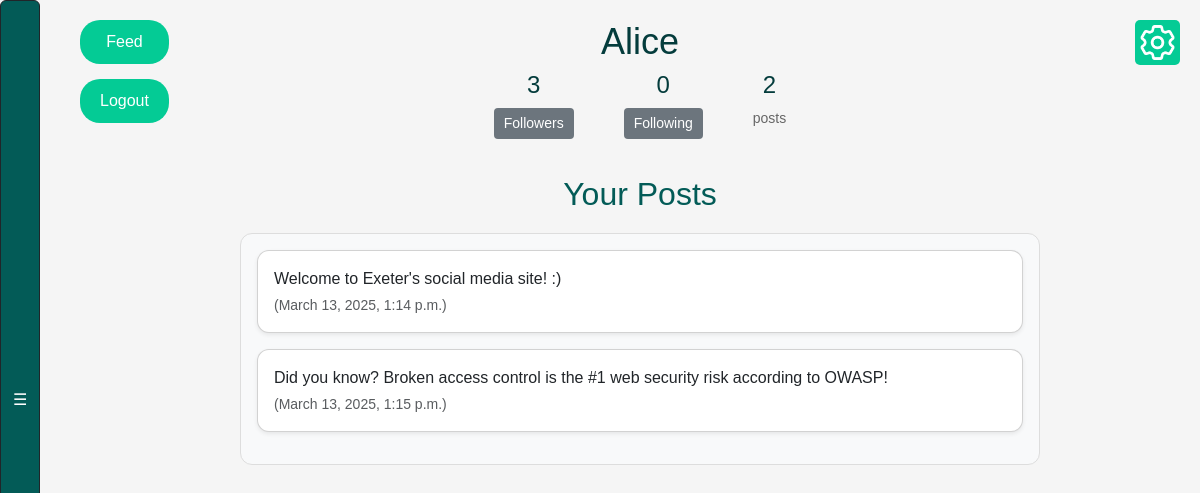
Before: /home/ (signed in) with the older database file.
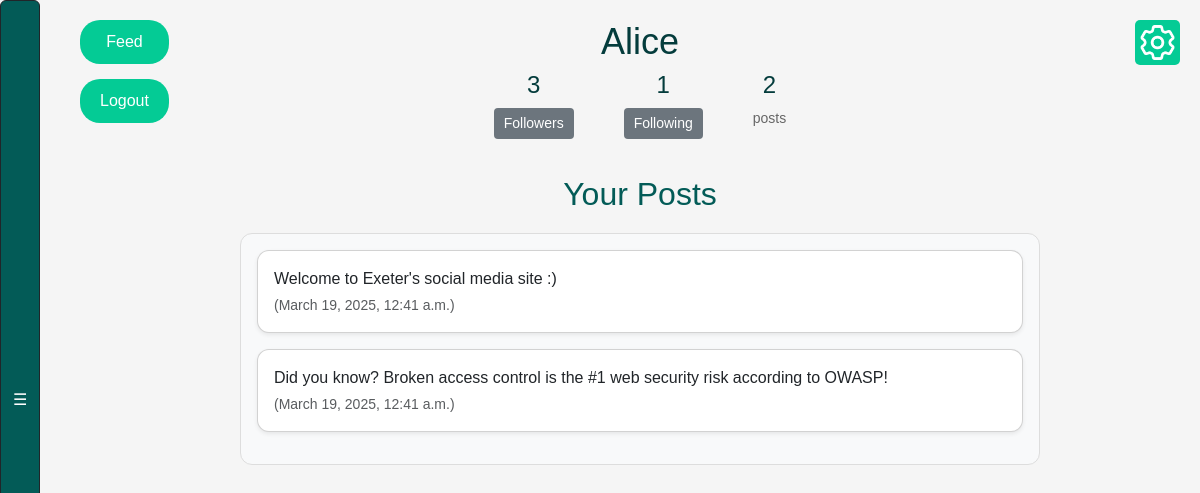
After: the same page with the newer database file.
### webapp/models.py (models this page shows, shortened)
class Profile(models.Model):
    user = models.OneToOneField(User, on_delete=models.CASCADE)
    follows = models.ManyToManyField(
        "self",
        related_name="followed_by",
        symmetrical=False,
        blank=True
    )
    private = models.BooleanField(default=False)
    def create_profile(sender, instance, created, **kwargs):
        if created:
            user_profile = Profile(user=instance)
            user_profile.save()
            user_profile.follows.set([instance.id, 1, 2])
            user_profile.save()
    post_save.connect(create_profile, sender=User)

class Post(models.Model):
    user = models.ForeignKey(
        User, related_name="posts", on_delete=models.DO_NOTHING
    )
    body = models.CharField(max_length=140)
    created_at = models.DateTimeField(auto_now_add=True)

### webapp/views.py (the view, shortened to what this page needs)
# urls.py: path('home/', views.home_view, name='home'),
@login_required
def home_view(request):
    profile = Profile.objects.get(user=request.user)
    default_role_hashed = hashlib.sha256("user".encode()).hexdigest()
    hashed_role = request.COOKIES.get("role", default_role_hashed)
    role = "user"  # Fallback to a safe default
    if hashed_role == hashlib.sha256("moderator".encode()).hexdigest():
        role = "moderator"
    flag_ex2 = None
    FLAG_API_URL = "https://api-dvwa.onrender.com/api/get_flag"
    response = render(request, "home.html", {"profile": profile, "role": role, "flag_ex2": flag_ex2})
    hashed_role = hashlib.sha256(role.encode()).hexdigest()
    response.set_cookie("role", hashed_role)
    return response

### webapp/templates/home.html (shortened to what this page needs)
{% load static %}
<!DOCTYPE html>
<html>
<head>
    <link href="https://cdn.jsdelivr.net/npm/bootstrap@5.3.0-alpha1/dist/css/bootstrap.min.css" rel="stylesheet">
    <link rel="stylesheet" href="{% static 'css/style.css' %}">
</head>
<body>
    {% include 'exercise_bar.html' %}
    <div class="top-buttons">
        <a href="{% url 'feed' %}" class="btn-top">Feed</a>
        <a href="{% url 'logout' %}" class="btn-top">Logout</a>
    </div>
    <div class="settings-container">
        <a href="{% url 'user_settings' %}">
            <img src="{% static 'images/setting.png' %}" alt="Settings icon" class="settings-icon">
        </a>
    </div>
    <div class="main-content">
        <div class="profile-header text-center">
            <h1>{{ user.username }}</h1>
            <div class="stats">
                <div>
                    <h4>{{ profile.followed_by.count }}</h4>
                    <a href="{% url 'followers' profile.pk %}" class="btn btn-profile">Followers</a>
                </div>
                <div>
                    <h4>{{ profile.follows.count }}</h4>
                    <a href="{% url 'following' profile.pk %}" class="btn btn-profile">Following</a>
                </div>
                <div>
                    <h4>{{ user.posts.count }}</h4>
                    <p>posts</p>
                </div>
            </div>
        </div>
        <div class="posts-container">
            <h2 class="text-center">Your Posts</h2>
            <div class="posts-scrollable overflow-auto p-3">
                {% for post in profile.user.posts.all %}
                <div class="post card shadow-sm p-3 mb-3">
                    <p class="mb-1">{{ post.body }}</p>
                    <p class="text-muted small">({{ post.created_at }})</p>
                </div>
                {% empty %}
                <p class="text-center">No posts yet.</p>
                {% endfor %}
            </div>
        </div>
</body>
</html>

### webapp/templates/exercise_bar.html (shortened to what this page needs)
{% load static %}
<head>
    <link rel="stylesheet" href="https://cdn.jsdelivr.net/npm/bootstrap-icons/font/bootstrap-icons.css">
    <link rel="stylesheet" href="{% static 'css/style.css' %}">
</head>
<body>
<button id="sidebarToggle" class="sidebar-toggle btn bg-green btn-dark" type="button" data-bs-toggle="offcanvas" data-bs-target="#sidebar" aria-controls="sidebar">
    ☰
</button>
</body>

### webapp/static/css/style.css (style rules this page uses)
body { background-color: #f5f5f5; font-family: 'Nunito', sans-serif; margin: 0; display: flex; height: 100vh; overflow-y: auto; }
.main-content { margin-left: 80px; padding: 20px; flex-grow: 1; display: flex; flex-direction: column; align-items: center; transition: margin-left 0.3s ease; }
.top-buttons { position: fixed; text-align: center; flex-direction: column; top: 20px; left: 80px; display: flex; gap: 15px; transition: left 0.3s ease; }
.btn-feed, .btn-top { text-decoration: none; background-color: #04cb95; color: white; border: none; padding: 10px 20px; border-radius: 20px; font-size: 16px; cursor: pointer; }
.settings-container { position: fixed; top: 20px; right: 20px; z-index: 100; background-color: #04cb95; padding: 5px; border-radius: 5px; }
.settings-icon { width: 35px; height: 35px; filter: invert(100%); }
.profile-header { text-align: center; margin-bottom: 30px; }
.profile-header h1 { font-size: 36px; color: #043c3c; }
.profile-header .stats { display: flex; justify-content: center; gap: 50px; }
.profile-header .stats div { text-align: center; }
.profile-header .stats h4 { font-size: 24px; color: #043c3c; }
.profile-header .stats p { font-size: 14px; color: #666; }
.btn-profile { text-decoration: none; color: #fff; background-color: #6c757d; border: none; padding: 5px 10px; border-radius: 4px; display: inline-block; text-align: center; font-size: 14px; cursor: pointer; }
.posts-container { width: 100%; max-width: 800px; margin: 0 auto; }
.posts-scrollable { max-height: 400px; overflow-y: auto; padding: 15px; border-radius: 12px; background-color: #f8f9fa; border: 1px solid #ddd; }
.post { background-color: white; border-radius: 12px; box-shadow: 0px 4px 10px rgba(0, 0, 0, 0.1); margin-bottom: 15px; transition: transform 0.2s ease-in-out, box-shadow 0.2s ease-in-out; }
.posts-container h2 { color: #035b57; margin-bottom: 20px; text-align: center; }
.post p { margin: 0; word-wrap: break-word; }
.bg-green { background-color: #035b57 !important; }
.sidebar-toggle { position: fixed; top: 0; left: 0; width: 40px; height: 100vh; }

Changed rows visible on the page:
computed for Profile: follows.count "0" → "1"
changed Post: body "Welcome to Exeter's social media site! :)" → "Welcome to Exeter's social media site :)"; created_at "March 13, 2025, 1:14 p.m." → "March 19, 2025, 12:41 a.m."
changed Post (number 2 of 2 on the later page): created_at "March 13, 2025, 1:15 p.m." → "March 19, 2025, 12:41 a.m."
